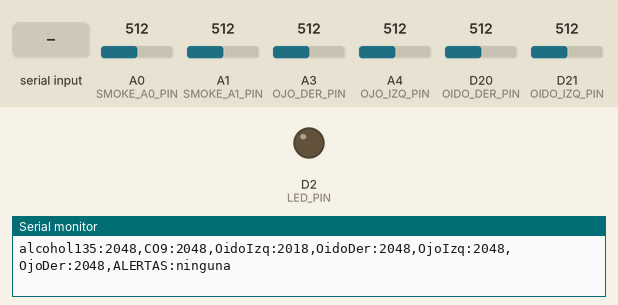
Recording of a sketch running on a simulated Arduino Zero (SAMD21). Parts: output pins drawn as LEDs (lit = HIGH), the last lines printed to the serial monitor. Inputs (shaded band) come from the test bench; at power-on: A3 (OJO_DER_PIN) = 512, A4 (OJO_IZQ_PIN) = 512, D20 (OIDO_DER_PIN) = 512, A0 (SMOKE_A0_PIN) = 512, A1 (SMOKE_A1_PIN) = 512, D21 (OIDO_IZQ_PIN) = 512 (analog values on the 0–1023 scale).

Above: at 1.2 s.
1.3 s: "LED:ON\n" received over Serial
At 1.8 s:
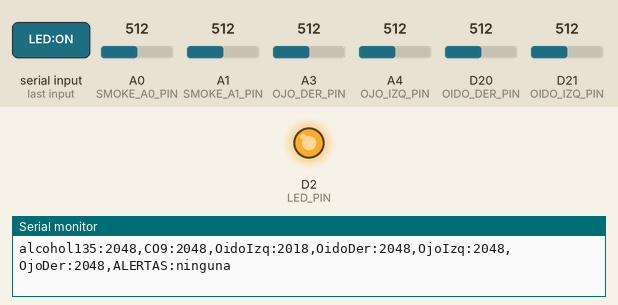
2.8 s: A3 (OJO_DER_PIN) set to 625
4.3 s: A3 (OJO_DER_PIN) set to 645
6.3 s: A4 (OJO_IZQ_PIN) set to 403
7.8 s: A4 (OJO_IZQ_PIN) set to 380
9.7 s: D20 (OIDO_DER_PIN) set to 267
11.2 s: D20 (OIDO_DER_PIN) set to 239
Timing chart, 0 to 14.2 s (numbered marks = the images above; inputs shaded):
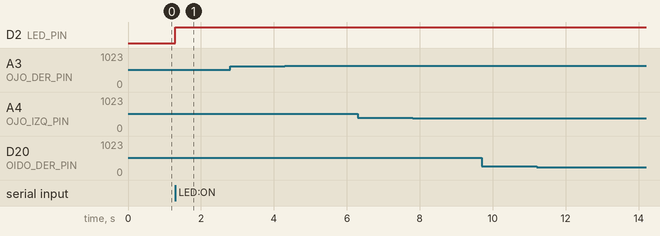

The sketch:

arduino.ino
```cpp
const int LED_PIN = 2;
const int SMOKE_A0_PIN = A0;
const int SMOKE_A1_PIN = A1;
const int OIDO_IZQ_PIN = A7;
const int OIDO_DER_PIN = A6;
const int OJO_IZQ_PIN = A4;
const int OJO_DER_PIN = A3;


const int SATURATION_THRESHOLD = 3600;
const int DIFFERENCE_THRESHOLD = 1000;
const int LIGHT_OVERLOAD_THRESHOLD = 1000;
const int VISUAL_DIFFERENCE_THRESHOLD = 500;
const int LIGHT_FLICKER_DELTA = 120;
const int LIGHT_FLICKER_CHANGES_REQUIRED = 5;
const int LIGHT_HISTORY_SIZE = 12;


unsigned long lastSensorRead = 0;
unsigned long lastLightSample = 0;
const unsigned long SENSOR_INTERVAL = 150;
const unsigned long LIGHT_SAMPLE_INTERVAL = 20;
int ojoIzqHistory[LIGHT_HISTORY_SIZE];
int ojoDerHistory[LIGHT_HISTORY_SIZE];
int lightHistoryIndex = 0;
int lightHistoryCount = 0;
int ojoIzqActual = 0;
int ojoDerActual = 0;

void setup() {
  pinMode(LED_PIN, OUTPUT);
  digitalWrite(LED_PIN, LOW);
  Serial.begin(9600);
  Serial.setTimeout(100);
  analogReadResolution(12);
  Serial.println("Arduino listo");
}

void loop() {

  if (millis() - lastLightSample >= LIGHT_SAMPLE_INTERVAL) {
    lastLightSample = millis();
    ojoIzqActual = analogRead(OJO_IZQ_PIN);
    ojoDerActual = analogRead(OJO_DER_PIN);
    addLightHistory(ojoIzqActual, ojoDerActual);
  }

  if (millis() - lastSensorRead >= SENSOR_INTERVAL) {
    lastSensorRead = millis();
    int alcohol135 = analogRead(SMOKE_A0_PIN);
    int CO9 = analogRead(SMOKE_A1_PIN);
    int oidoIzq = analogRead(OIDO_IZQ_PIN)-30;
    int oidoDer = analogRead(OIDO_DER_PIN);

    sendSensorData(alcohol135, CO9, oidoIzq, oidoDer, ojoIzqActual, ojoDerActual);
  }

  if (Serial.available()) {
    String comando = Serial.readStringUntil('\n');
    comando.trim();

    if (comando == "LED:ON") {
      digitalWrite(LED_PIN, HIGH);
      Serial.println("LED encendido");
    } else if (comando == "LED:OFF") {
      digitalWrite(LED_PIN, LOW);
      Serial.println("LED apagado");
    } else if (comando.startsWith("VALOR:")) {
      int valor = comando.substring(6).toInt();
      valor = constrain(valor, 0, 100);
      analogWrite(LED_PIN, map(valor, 0, 100, 0, 255));
      Serial.print("Valor recibido: ");
      Serial.println(valor);
    } else if (comando == "SENSORES?") {
      sendCurrentSensorData();
    } else if (comando.length() > 0) {
      Serial.print("Comando no reconocido: ");
      Serial.println(comando);
    }
  }
}

void addLightHistory(int ojoIzq, int ojoDer) {
  ojoIzqHistory[lightHistoryIndex] = ojoIzq;
  ojoDerHistory[lightHistoryIndex] = ojoDer;
  lightHistoryIndex = (lightHistoryIndex + 1) % LIGHT_HISTORY_SIZE;
  if (lightHistoryCount < LIGHT_HISTORY_SIZE) lightHistoryCount++;
}

bool isLightFlickering(const int history[]) {
  if (lightHistoryCount < LIGHT_HISTORY_SIZE) return false;

  int directionChanges = 0;
  for (int offset = 2; offset < LIGHT_HISTORY_SIZE; offset++) {
    int currentIndex = (lightHistoryIndex + offset) % LIGHT_HISTORY_SIZE;
    int previousIndex = (lightHistoryIndex + offset - 1) % LIGHT_HISTORY_SIZE;
    int beforeIndex = (lightHistoryIndex + offset - 2) % LIGHT_HISTORY_SIZE;
    int previousChange = history[previousIndex] - history[beforeIndex];
    int change = history[currentIndex] - history[previousIndex];

    if (abs(previousChange) >= LIGHT_FLICKER_DELTA &&
        abs(change) >= LIGHT_FLICKER_DELTA &&
        ((previousChange > 0 && change < 0) || (previousChange < 0 && change > 0))) {
      directionChanges++;
    }
  }
  return directionChanges >= LIGHT_FLICKER_CHANGES_REQUIRED;
}

void printAlert(bool &hasAlert, const char *label) {
  if (hasAlert) Serial.print(";");
  Serial.print(label);
  hasAlert = true;
}

void sendSensorData(int alcohol135, int CO9, int oidoIzq, int oidoDer, int ojoIzq, int ojoDer) {
  bool hasAlert = false;
  Serial.print("alcohol135:");
  Serial.print(alcohol135);
  Serial.print(",CO9:");
  Serial.print(CO9);
  Serial.print(",OidoIzq:");
  Serial.print(oidoIzq);
  Serial.print(",OidoDer:");
  Serial.print(oidoDer);
  Serial.print(",OjoIzq:");
  Serial.print(ojoIzq);
  Serial.print(",OjoDer:");
  Serial.print(ojoDer);
  Serial.print(",ALERTAS:");

  if (alcohol135 >= SATURATION_THRESHOLD) printAlert(hasAlert, "alcohol135_saturado");
  if (CO9 >= SATURATION_THRESHOLD) printAlert(hasAlert, "CO9_saturado");
  if (oidoIzq >= SATURATION_THRESHOLD) printAlert(hasAlert, "OidoIzq_saturado");
  if (oidoDer >= SATURATION_THRESHOLD) printAlert(hasAlert, "OidoDer_saturado");
  if (ojoIzq >= SATURATION_THRESHOLD) printAlert(hasAlert, "OjoIzq_saturado");
  if (ojoDer >= SATURATION_THRESHOLD) printAlert(hasAlert, "OjoDer_saturado");
  if (abs(ojoIzq - ojoDer) >= DIFFERENCE_THRESHOLD) {
    printAlert(hasAlert, "diferencia_izquierda_derecha");
  }
  if (ojoIzq < LIGHT_OVERLOAD_THRESHOLD || ojoDer < LIGHT_OVERLOAD_THRESHOLD ||
      abs(ojoIzq - ojoDer) >= VISUAL_DIFFERENCE_THRESHOLD) {
    printAlert(hasAlert, "sobrecarga_visual");
  }
  if (abs(oidoIzq - oidoDer) >= DIFFERENCE_THRESHOLD) {
    printAlert(hasAlert, "diferencia_auditiva_izquierda_derecha");
  }
  if (!hasAlert) Serial.print("ninguna");
  Serial.println();
}

void sendCurrentSensorData() {
  sendSensorData(
    analogRead(SMOKE_A0_PIN),
    analogRead(SMOKE_A1_PIN),
    analogRead(OIDO_IZQ_PIN),
    analogRead(OIDO_DER_PIN),
    ojoIzqActual,
    ojoDerActual
  );
}
```

Measured:
- after the input at 1.3 s, D2 (LED_PIN): LOW → HIGH at once
